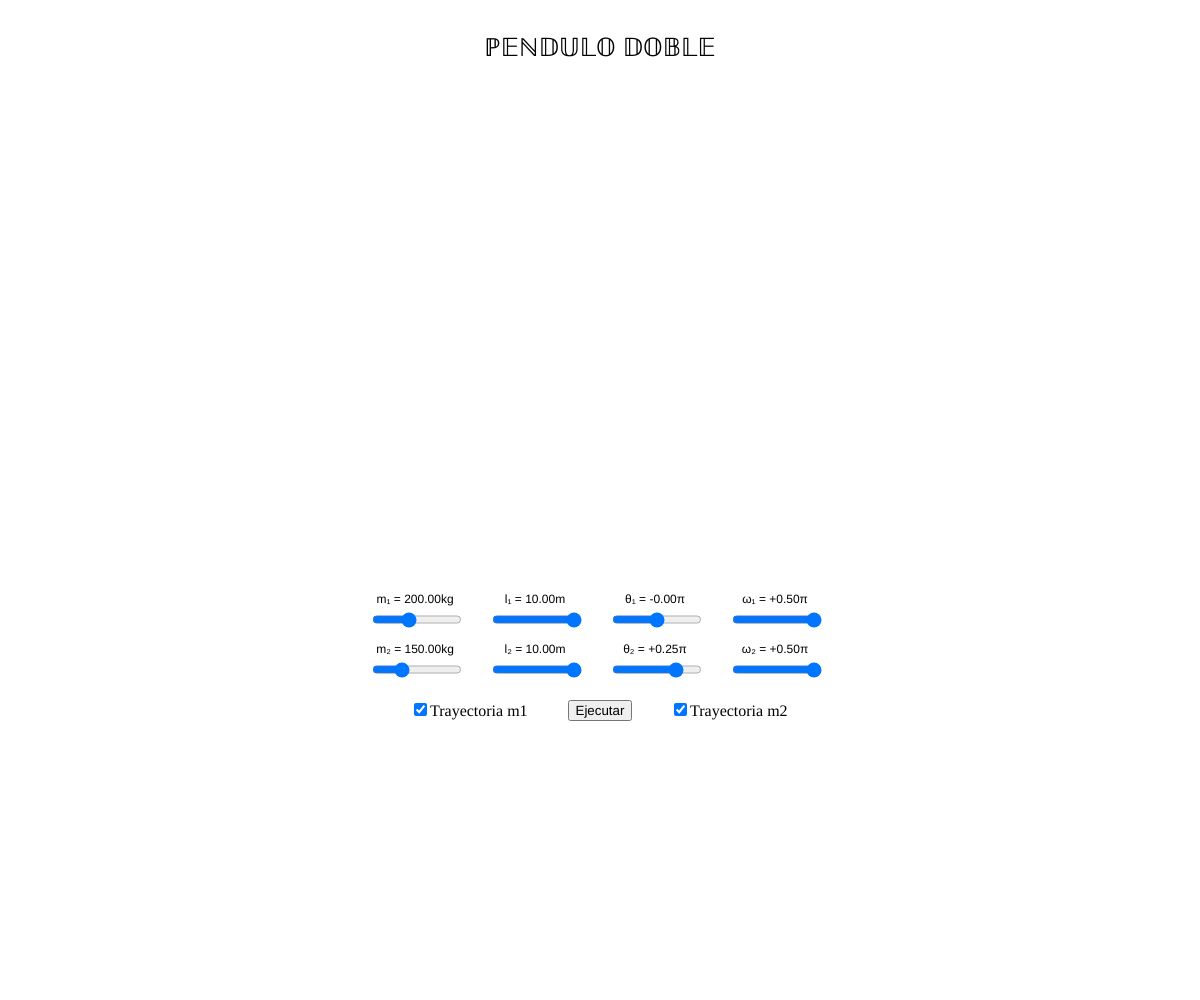
Frame 1 (no input)
Frame 60 (no input): identical to frame 1, image omitted
Frame 120 (the mouse pressed at the canvas centre since frame 60): identical to frame 1, image omitted

The p5.js sketch that drew this single still picture (run headless with seeded random() and noise() and a simulated clock; from frame 60 on, the mouse is pressed at the canvas centre):

// p5.js sketch
// ── sketch.js
/* ***********************************************************
 * ******* SIMULACION PENDULO DOBLE **************************
 * ***********************************************************
 * * Autores: Maria José Domínguez Mesa                      *
 * * Institucion: Universidad de Antioquia                   *
 * * Curso: Laboratorio avanzado 3                           *
 * ***********************************************************/

let g = 9.81; // Aceleración debido a la gravedad
let t = 0; // Tiempo inicial
let dt = 0.02; // Incremento de tiempo
let theta1, theta2; // Ángulos de las masas
let omega1, omega2; // Velocidades angulares de las masas
let l1, l2; // Longitud de los péndulos
let m1, m2; // Masas
let theta2_arr, omega2_arr; // Array para almacenar los ángulos y velocidades angulares de la masa 2
let x1_arr, y1_arr; // Array para almacenar la posición en x y y de la masa 1
let x2_arr, y2_arr; // Array para almacenar la posición en x y y de la masa 2
let showLissajous1 = true; // Variable para controlar si se muestra la Figura de Lissajous de la masa 1
let showLissajous2 = true; // Variable para controlar si se muestra la Figura de Lissajous de la masa 2

function setup() {
    createCanvas(windowWidth, windowHeight);
    colorMode(HSB, 360, 100, 100, 100);

    // Botones para fijar los valores iniciales:
    m1Inicial = createSlider(1, 50, 20, 0.01);
    m1Inicial.position(width / 2 - 230, height / 2 + 110);
    m1Inicial.size(90, 15);

    m2Inicial = createSlider(0.1, 50, 15, 0.01);
    m2Inicial.position(width / 2 - 230, height / 2 + 160);
    m2Inicial.size(90, 15);

    l1Inicial = createSlider(0.1, 1, 1, 0.01);
    l1Inicial.position(width / 2 - 110, height / 2 + 110);
    l1Inicial.size(90, 15);

    l2Inicial = createSlider(0.1, 1, 1, 0.01);
    l2Inicial.position(width / 2 - 110, height / 2 + 160);
    l2Inicial.size(90, 15);

    theta1Inicial = createSlider(-PI / 2, PI / 2, 0, 0.01);
    theta1Inicial.size(90, 15);
    theta1Inicial.position(width / 2 + 10, height / 2 + 110);

    theta2Inicial = createSlider(-PI / 2, PI / 2, PI / 4, 0.01);
    theta2Inicial.position(width / 2 + 10, height / 2 + 160);
    theta2Inicial.size(90, 15);

    omega1Inicial = createSlider(-PI / 2, PI / 2, PI / 2, 0.01);
    omega1Inicial.position(width / 2 + 130, height / 2 + 110);
    omega1Inicial.size(90, 15);

    omega2Inicial = createSlider(-PI / 2, PI / 2, PI / 2, 0.01);
    omega2Inicial.position(width / 2 + 130, height / 2 + 160);
    omega2Inicial.size(90, 15);

    // Botón para ejecutar el código:
    button = createButton("Ejecutar");
    button.position(width / 2 - button.width / 2, height / 2 + 200);
    button.mousePressed(() => {
        theta2_arr = [];
        omega2_arr = [];
        x1_arr = [];
        y1_arr = [];
        x2_arr = [];
        y2_arr = [];

        theta1 = theta1Inicial.value();
        theta2 = theta2Inicial.value();
        omega1 = omega1Inicial.value();
        omega2 = omega2Inicial.value();
        l1 = l1Inicial.value();
        l2 = l2Inicial.value();
        m1 = m1Inicial.value();
        m2 = m2Inicial.value();
    });

    // Checkbox para mostrar las figuras de Lissajous:
    showLissajousCheckbox1 = createCheckbox("Trayectoria m1", showLissajous1);
    showLissajousCheckbox1.position(width / 2 - 190, height / 2 + 200);
    showLissajousCheckbox1.changed(updateShowLissajous1);

    showLissajousCheckbox2 = createCheckbox("Trayectoria m2", showLissajous2);
    showLissajousCheckbox2.position(width / 2 + 70, height / 2 + 200);
    showLissajousCheckbox2.changed(updateShowLissajous2);
}

// Funciones para actualizar los checkbox de las figuras de Lissajous:
function updateShowLissajous1() {
    showLissajous1 = this.checked();
}

function updateShowLissajous2() {
    showLissajous2 = this.checked();
}

function draw() {
    background(255);

    // Título:
    textSize(25);
    textAlign(CENTER);
    text("ℙ𝔼ℕ𝔻𝕌𝕃𝕆 𝔻𝕆𝔹𝕃𝔼", width / 2, height / 18);

    // Valores iniciales y etiquetas de los botones:
    textAlign(CENTER);
    textSize(12);

    value = m1Inicial.value() * 10;
    text(
        "m₁ = " + nf(value, 0, 2) + "kg",
        m1Inicial.x + m1Inicial.width / 2,
        m1Inicial.y - m1Inicial.height / 2
    );

    value = m2Inicial.value() * 10;
    text(
        "m₂ = " + nf(value, 0, 2) + "kg",
        m2Inicial.x + m2Inicial.width / 2,
        m2Inicial.y - m2Inicial.height / 2
    );

    value = l1Inicial.value() * 10;
    text(
        "l₁ = " + nf(value, 0, 2) + "m",
        l1Inicial.x + l1Inicial.width / 2,
        l1Inicial.y - l1Inicial.height / 2
    );

    value = l2Inicial.value() * 10;
    text(
        "l₂ = " + nf(value, 0, 2) + "m",
        l2Inicial.x + l2Inicial.width / 2,
        l2Inicial.y - l2Inicial.height / 2
    );

    value = theta1Inicial.value() / PI;
    text(
        "θ₁ = " + nfp(value, 0, 2) + "π",
        theta1Inicial.x + theta1Inicial.width / 2,
        theta1Inicial.y - theta1Inicial.height / 2
    );

    value = theta2Inicial.value() / PI;
    text(
        "θ₂ = " + nfp(value, 0, 2) + "π",
        theta2Inicial.x + theta2Inicial.width / 2,
        theta2Inicial.y - theta2Inicial.height / 2
    );

    value = omega1Inicial.value() / PI;
    text(
        "ω₁ = " + nfp(value, 0, 2) + "π",
        omega1Inicial.x + theta1Inicial.width / 2,
        omega1Inicial.y - omega1Inicial.height / 2
    );

    value = omega2Inicial.value() / PI;
    text(
        "ω₂ = " + nfp(value, 0, 2) + "π",
        omega2Inicial.x + omega2Inicial.width / 2,
        omega2Inicial.y - omega2Inicial.height / 2
    );

    // Si theta1 no ha sido inicializado, no dibujar nada:
    if (theta1 === undefined) {
        return;
    }

    translate(width / 4, height / 8);

    // Ecuaciones de movimiento de la masa 1:
    let n1 = -g * (2 * m1 + m2) * sin(theta1);
    let n2 = -m2 * g * sin(theta1 - 2 * theta2);
    let n3 = -2 * sin(theta1 - theta2) * m2;
    let n4 = omega2 * omega2 * l2 + omega1 * omega1 * l1 * cos(theta1 - theta2);
    let den = l1 * (2 * m1 + m2 - m2 * cos(2 * theta1 - 2 * theta2));
    let alpha1 = (n1 + n2 + n3 * n4) / den;

    // Ecuaciones de movimiento de la masa 2:
    n1 = 2 * sin(theta1 - theta2);
    n2 = omega1 * omega1 * l1 * (m1 + m2);
    n3 = g * (m1 + m2) * cos(theta1);
    n4 = omega2 * omega2 * l2 * m2 * cos(theta1 - theta2);
    den = l2 * (2 * m1 + m2 - m2 * cos(2 * theta1 - 2 * theta2));
    let alpha2 = (n1 * (n2 + n3 + n4)) / den;

    // Actualización de las velocidades angulares:
    omega1 += alpha1 * dt;
    omega2 += alpha2 * dt;

    // Actualización de los ángulos:
    theta1 += omega1 * dt;
    theta2 += omega2 * dt;

    // Almacenamiento de los ángulos y velocidades angulares:
    theta2_arr.push(theta2);
    omega2_arr.push(omega2);

    // Dibujo del espacio de fase para la masa 2:
    textSize(20);
    textAlign(CENTER);
    text("Espacio de fase (θ₂ vs ω₂)", width / 2, height / 200 - 15);

    strokeWeight(2.5);
    for (let i = 0; i < theta2_arr.length; i++) {
        let x = map(theta2_arr[i], -PI, PI, -width / 2, width / 2);
        let y = map(omega2_arr[i], -10, 10, -height / 2, height / 2);

        // Aplicar restricciones a los valores mapeados:
        x = constrain(x, -width / 2, width / 2);
        y = constrain(y, -height / 2, height / 2);

        stroke(i / 8 + 150, 200, 100); // Cambiar el color
        point(x + width / 2, y + height / 8 + 60);
    }

    // Trayectoria de los péndulos:
    let x1 = 100 * l1 * sin(theta1);
    let y1 = 100 * l1 * cos(theta1);
    let x2 = x1 + 100 * l2 * sin(theta2);
    let y2 = y1 + 100 * l2 * cos(theta2);

    // Figura de Lissajous para la masa 1:
    if (showLissajous1) {
        x1_arr.push(x1);
        y1_arr.push(y1);

        strokeWeight(1);
        for (let i = 0; i < x1_arr.length; i++) {
            stroke(0);
            point(x1_arr[i], y1_arr[i]);
        }
    }

    // Figura de Lissajous para la masa 2:
    if (showLissajous2) {
        x2_arr.push(x2);
        y2_arr.push(y2);

        strokeWeight(1);
        for (let i = 0; i < x2_arr.length; i++) {
            stroke(0);
            point(x2_arr[i], y2_arr[i]);
        }
    }

    // Base:
    strokeWeight(2);
    stroke(0);
    line(-10, 0, 10, 0);

    // Péndulo 1:
    strokeWeight(2);
    stroke(0);
    line(0, 0, x1, y1);

    // Péndulo 2:
    strokeWeight(2);
    stroke(0);
    line(x1, y1, x2, y2);

    // Masa1:
    strokeWeight(0.1);
    radialGradient(
        x1 - 1,
        y1 - m1 / 3,
        0,
        x1 - 1,
        y1 - m1 / 3,
        m1,
        color(190, 100, 100, 100),
        color(310, 100, 100, 100)
    );
    ellipse(x1, y1, m1, m1);

    // Masa 2:
    radialGradient(
        x2 - 1,
        y2 - m2 / 3,
        0,
        x2 - 1,
        y2 - m2 / 3,
        m2,
        color(190, 100, 100, 100),
        color(310, 100, 100, 100)
    );
    ellipse(x2, y2, m2, m2);
}

// Función para pintar las masas en gradiente:
function radialGradient(sX, sY, sR, eX, eY, eR, colorS, colorE) {
    let gradient = drawingContext.createRadialGradient(sX, sY, sR, eX, eY, eR);

    gradient.addColorStop(0, colorS);
    gradient.addColorStop(1, colorE);

    drawingContext.fillStyle = gradient;
}
